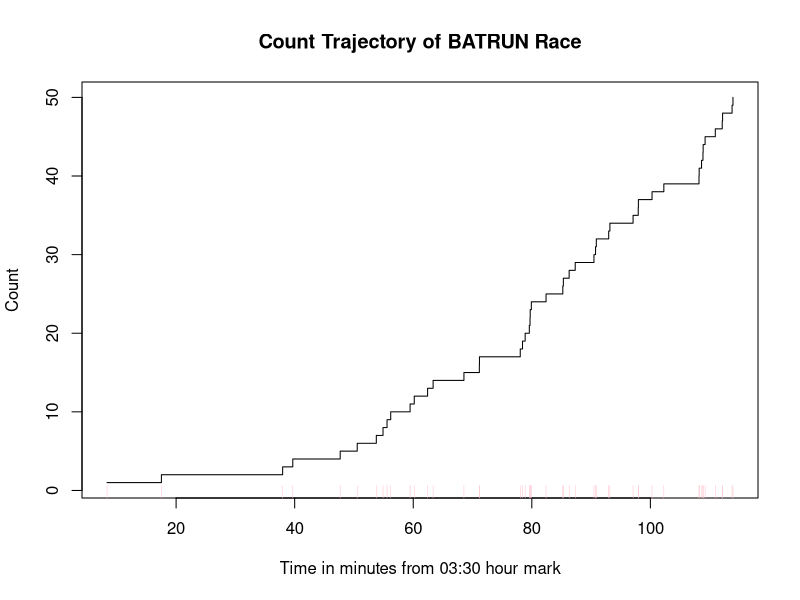
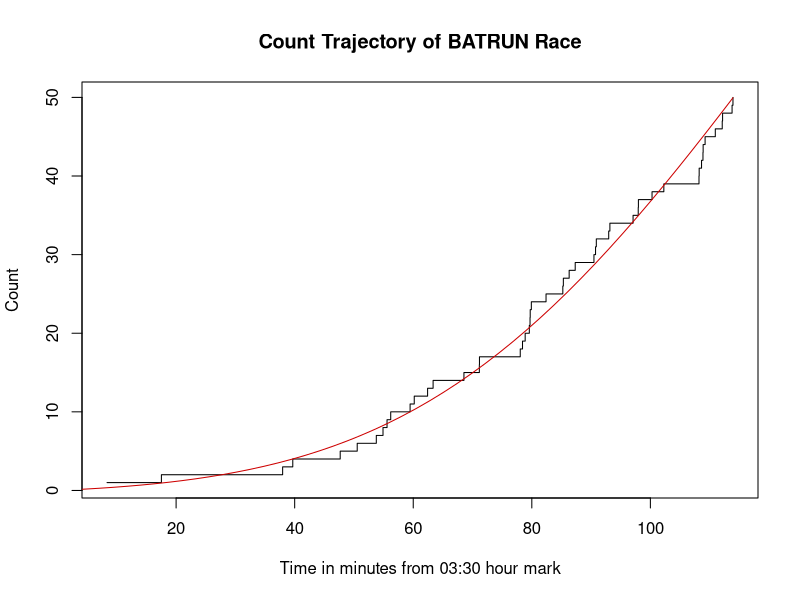

Generate these figures, in order, with R:
## ---- chunk 1
knitr::opts_chunk$set(echo = TRUE)
library(stats)
## ---- chunk 2
rm(list = ls())
dat = read.table("BatRun Data 2.txt", h = TRUE)

# Plot the count trajectory and place tick marks for the arrivals
plot(dat$Pos~dat$Sn, type='s', xlab = "Time in minutes from 03:30 hour mark", ylab = "Count", main = "Count Trajectory of BATRUN Race")
rug(dat$Sn, side=1, col="pink")

## ---- chunk 3

# for fixed n (n=50)
mvf_1    = function(v,pars)
{
		beta = pars
		mvf = ((1/(beta[2])) * exp(beta[1])) * (exp(beta[2]*v) - 1)
	  return(mvf)
}

min_likelihood_1 = function(pars)
{
	  beta  = pars
	  s <- dat$Sn
	  log_intensity = beta[1]+beta[2]*s
	  value =  sum(log_intensity) - mvf_1(max(s), beta)
	  return(-value)
}

mvf_2    = function(v,pars)
{
    beta = pars
	  K     =  sqrt(pi/beta[2])
# limits 
	  upper = (v-beta[1]) * sqrt(2*beta[2])
	  lower = -beta[1] * sqrt(2*beta[2])
	  mvf = K * (pnorm(upper) - pnorm(lower))
	  
	  return(mvf)
}

min_likelihood_2 = function(pars)
{

  beta = pars
	s <- dat$Sn
  log_intensity = -(beta[1]^2*beta[2]) + (2*beta[1]*beta[2]*s) -(beta[2]*s^2)
	  value =  sum(log_intensity) - mvf_2(max(s),pars)
	  return(-value)
}

## ---- chunk 4
set.seed(147)
p <- c(mean(dat$Sn), runif(1))

res_opt_1 = nlm(min_likelihood_1, p)
res_opt_2 = nlm(min_likelihood_2, p)

AIC_1 = 2*2 + 2*res_opt_1$minimum
AIC_2 = 2*2 + 2*res_opt_2$minimum
  
M1  = c(res_opt_1$estimate, AIC_1)
M2  = c(res_opt_2$estimate, AIC_2)
tab = cbind(M1,M2)
rownames(tab) = c('beta[1]','beta[2]','AIC')
colnames(tab) = c('Model 1','Model 2')
tab
## ---- chunk 5

set.seed(147)
p <- c(mean(dat$Sn), runif(1))
t_seq <- seq(0, max(dat$Sn), length.out=50) #to smoothe out mean trajectory

res_opt_1 = nlm(min_likelihood_1, p)
res_opt_2 = nlm(min_likelihood_2, p)

mle_1 = res_opt_1$estimate
mle_2 = res_opt_2$estimate

#tt = 
E1 = mvf_1(t_seq, mle_1)
E2 = mvf_2(t_seq, mle_2)

plot(dat$Pos~dat$Sn, type='s', xlab = "Time in minutes from 03:30 hour mark", ylab = "Count", main = "Count Trajectory of BATRUN Race")
lines(t_seq, E1, col="light blue")
lines(t_seq, E2, col="red3")

## ---- chunk 6
forecast = mvf_2(60, mle_2) - mvf_1(0, mle_2)
forecast
